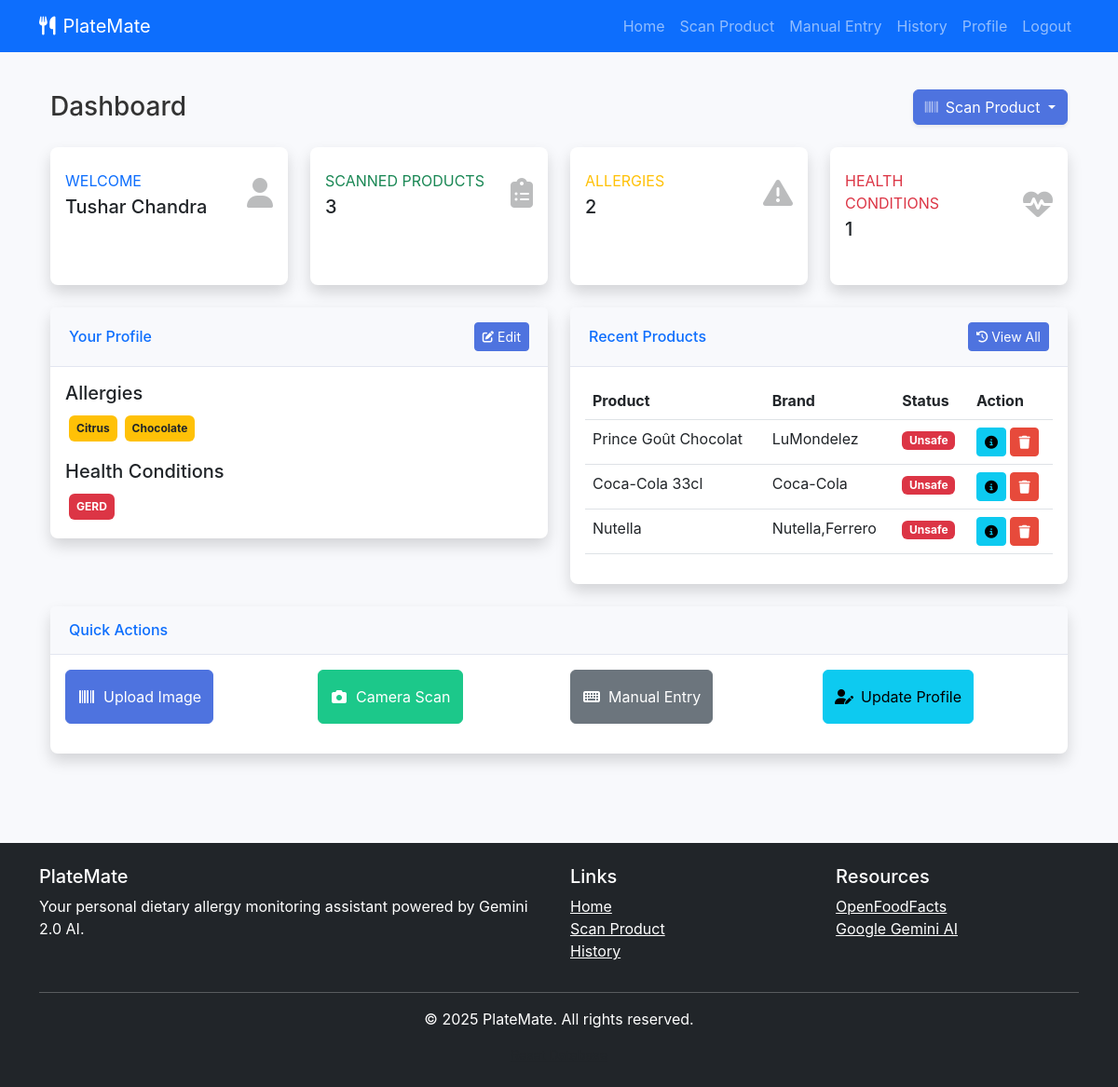
Page / (signed in) on the earlier database version.
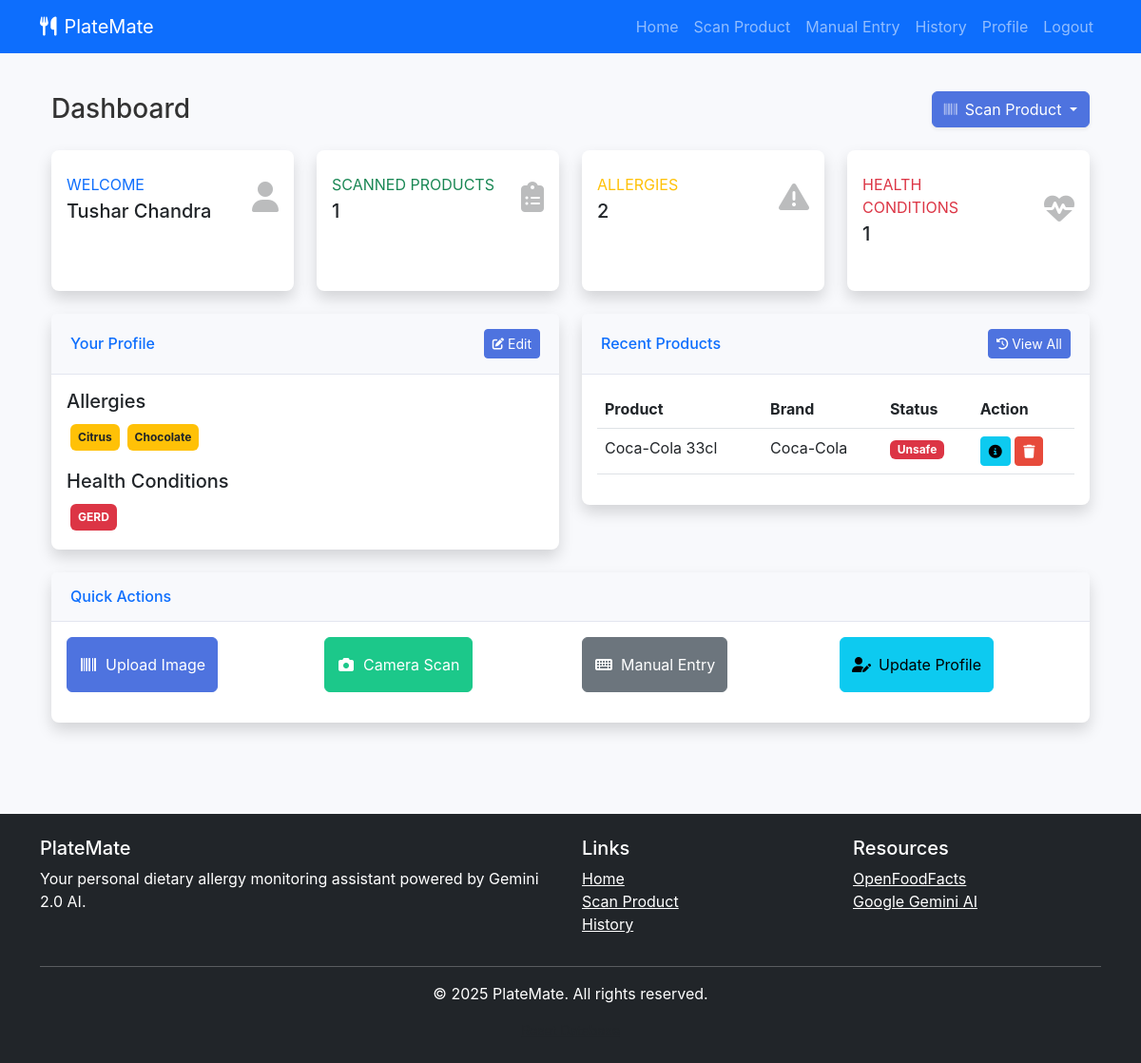
Same page on the later database version.
### app.py (models this page shows)
class User(db.Model):
    id = db.Column(db.Integer, primary_key=True)
    username = db.Column(db.String(120), unique=True, nullable=False)
    name = db.Column(db.String(120), nullable=False)
    mobile = db.Column(db.String(20), unique=True, nullable=False)
    age = db.Column(db.Integer, nullable=False)
    allergies = db.Column(db.String(255), default="")
    health_conditions = db.Column(db.String(255), default="")
    saved_products = db.relationship('SavedProduct', backref='user', lazy=True)

class SavedProduct(db.Model):
    id = db.Column(db.Integer, primary_key=True)
    barcode = db.Column(db.String(50), nullable=False)
    title = db.Column(db.String(200), nullable=False)
    brand = db.Column(db.String(100))
    category = db.Column(db.String(100))
    is_safe = db.Column(db.Boolean, default=True)
    user_id = db.Column(db.Integer, db.ForeignKey('user.id'), nullable=False)
    date_added = db.Column(db.DateTime, default=db.func.current_timestamp())

### app.py (the view)
@app.route('/')
def home():
    if 'user_id' in session:
        user = User.query.get(session['user_id'])
        if not user:
            session.clear()
            flash("User not found. Please log in again.", "danger")
            return redirect(url_for('login'))
        recent_products = SavedProduct.query.filter_by(user_id=user.id).order_by(SavedProduct.date_added.desc()).limit(5).all()
        return render_template('dashboard.html', user=user, recent_products=recent_products)
    return render_template('index.html')

### templates/dashboard.html (shortened to what this page needs)
{% extends 'base.html' %}
{% block content %}
<div class="container">
    <div class="d-sm-flex align-items-center justify-content-between mb-4">
        <h1 class="h3 mb-0 text-gray-800">Dashboard</h1>
        <div class="dropdown">
            <button class="btn btn-primary dropdown-toggle shadow-sm" type="button" id="scanDropdown" data-bs-toggle="dropdown" aria-expanded="false">
                <i class="fas fa-barcode fa-sm text-white-50 me-2"></i>Scan Product
            </button>
        </div>
    </div>
    <div class="row">
        <div class="col-xl-3 col-md-6 mb-4">
            <div class="card border-0 shadow h-100 py-2 stat-card stat-primary">
                <div class="card-body">
                    <div class="row no-gutters align-items-center">
                        <div class="col mr-2">
                            <div class="text-xs font-weight-bold text-primary text-uppercase mb-1">
                                Welcome
                            </div>
                            <div class="h5 mb-0 font-weight-bold text-gray-800">{{ user.name }}</div>
                        </div>
                        <div class="col-auto">
                            <i class="fas fa-user fa-2x text-gray-300 stat-icon"></i>
                        </div>
                    </div>
                </div>
            </div>
        </div>
        <div class="col-xl-3 col-md-6 mb-4">
            <div class="card border-0 shadow h-100 py-2 stat-card stat-success">
                <div class="card-body">
                    <div class="row no-gutters align-items-center">
                        <div class="col mr-2">
                            <div class="text-xs font-weight-bold text-success text-uppercase mb-1">
                                Scanned Products
                            </div>
                            <div class="h5 mb-0 font-weight-bold text-gray-800">{{ user.saved_products|length }}</div>
                        </div>
                        <div class="col-auto">
                            <i class="fas fa-clipboard-list fa-2x text-gray-300 stat-icon"></i>
                        </div>
                    </div>
                </div>
            </div>
        </div>
        <div class="col-xl-3 col-md-6 mb-4">
            <div class="card border-0 shadow h-100 py-2 stat-card stat-warning">
                <div class="card-body">
                    <div class="row no-gutters align-items-center">
                        <div class="col mr-2">
                            <div class="text-xs font-weight-bold text-warning text-uppercase mb-1">
                                Allergies
                            </div>
                            <div class="h5 mb-0 font-weight-bold text-gray-800">
                                {{ user.allergies.split(',')|length if user.allergies else 0 }}
                            </div>
                        </div>
                        <div class="col-auto">
                            <i class="fas fa-exclamation-triangle fa-2x text-gray-300 stat-icon"></i>
                        </div>
                    </div>
                </div>
            </div>
        </div>
        <div class="col-xl-3 col-md-6 mb-4">
            <div class="card border-0 shadow h-100 py-2 stat-card stat-danger">
                <div class="card-body">
                    <div class="row no-gutters align-items-center">
                        <div class="col mr-2">
                            <div class="text-xs font-weight-bold text-danger text-uppercase mb-1">
                                Health Conditions
                            </div>
                            <div class="h5 mb-0 font-weight-bold text-gray-800">
                                {{ user.health_conditions.split(',')|length if user.health_conditions else 0 }}
                            </div>
                        </div>
                        <div class="col-auto">
                            <i class="fas fa-heartbeat fa-2x text-gray-300 stat-icon"></i>
                        </div>
                    </div>
                </div>
            </div>
        </div>
    </div>
    <div class="row">
        <div class="col-lg-6">
            <div class="card shadow mb-4">
                <div class="card-header py-3 d-flex flex-row align-items-center justify-content-between">
                    <h6 class="m-0 font-weight-bold text-primary">Your Profile</h6>
                    <a href="{{ url_for('profile') }}" class="btn btn-sm btn-primary">
                         Edit
                    </a>
                </div>
                <div class="card-body">
                    <div class="mb-3">
                        <h5>Allergies</h5>
                        {% if user.allergies %}
                            <div class="d-flex flex-wrap">
                                {% for allergy in user.allergies.split(',') %}
                                    <span class="badge bg-warning text-dark m-1 p-2">{{ allergy.strip() }}</span>
                                {% endfor %}
                            </div>
                        {% else %}
                            <p class="text-muted">No allergies specified</p>
                        {% endif %}
                    </div>
                    <div>
                        <h5>Health Conditions</h5>
                        {% if user.health_conditions %}
                            <div class="d-flex flex-wrap">
                                {% for condition in user.health_conditions.split(',') %}
                                    <span class="badge bg-danger text-white m-1 p-2">{{ condition.strip() }}</span>
                                {% endfor %}
                            </div>
                        {% else %}
                            <p class="text-muted">No health conditions specified</p>
                        {% endif %}
                    </div>
                </div>
            </div>
        </div>
        <div class="col-lg-6">
            <div class="card shadow mb-4">
                <div class="card-header py-3 d-flex flex-row align-items-center justify-content-between">
                    <h6 class="m-0 font-weight-bold text-primary">Recent Products</h6>
                    <a href="{{ url_for('product_history') }}" class="btn btn-sm btn-primary">
                         View All
                    </a>
                </div>
                <div class="card-body">
                    {% if recent_products %}
                        <div class="table-responsive">
                            <table class="table table-hover">
                                <thead>
                                    <tr>
                                        <th>Product</th>
                                        <th>Brand</th>
                                        <th>Status</th>
                                        <th>Action</th>
                                    </tr>
                                </thead>
                                <tbody>
                                    {% for product in recent_products %}
                                        <tr>
                                            <td>{{ product.title }}</td>
                                            <td>{{ product.brand }}</td>
                                            <td>
                                                {% if product.is_safe %}
                                                    <span class="badge bg-success">Safe</span>
                                                {% else %}
                                                    <span class="badge bg-danger">Unsafe</span>
                                                {% endif %}
                                            </td>
                                            <td>
                                                <a href="{{ url_for('product_details', barcode=product.barcode) }}" class="btn btn-sm btn-info">
                                                    <i class="fas fa-info-circle"></i>
                                                </a>
                                                <form action="{{ url_for('delete_product', product_id=product.id) }}" method="POST" class="d-inline" onsubmit="return confirm('Are you sure you want to delete this product from your history?');">
                                                    <button type="submit" class="btn btn-sm btn-danger">
                                                        <i class="fas fa-trash"></i>
                                                    </button>
                                                </form>
                                            </td>
                                        </tr>
                                    {% endfor %}
                                </tbody>
                            </table>
                        </div>
                    {% endif %}
                </div>
            </div>
        </div>
    </div>
    <div class="row">
        <div class="col-12">
            <div class="card shadow mb-4">
                <div class="card-header py-3">
                    <h6 class="m-0 font-weight-bold text-primary">Quick Actions</h6>
                </div>
                <div class="card-body">
                    <div class="row">
                        <div class="col-md-3 mb-3">
                            <a href="{{ url_for('scan_barcode') }}" class="btn btn-primary btn-block py-3">
                                <i class="fas fa-barcode fa-fw me-2"></i>Upload Image
                            </a>
                        </div>
                        <div class="col-md-3 mb-3">
                            <a href="{{ url_for('scan_camera') }}" class="btn btn-success btn-block py-3">
                                <i class="fas fa-camera fa-fw me-2"></i>Camera Scan
                            </a>
                        </div>
                        <div class="col-md-3 mb-3">
                            <a href="{{ url_for('manual_entry') }}" class="btn btn-secondary btn-block py-3">
                                <i class="fas fa-keyboard fa-fw me-2"></i>Manual Entry
                            </a>
                        </div>
                        <div class="col-md-3 mb-3">
                            <a href="{{ url_for('profile') }}" class="btn btn-info btn-block py-3">
                                <i class="fas fa-user-edit fa-fw me-2"></i>Update Profile
                            </a>
                        </div>
                    </div>
                </div>
            </div>
        </div>
    </div>
</div>
{% endblock %}

### templates/base.html (shortened to what this page needs)
<!DOCTYPE html>
<html lang="en">
<head>
    <link href="https://cdn.jsdelivr.net/npm/bootstrap@5.3.0/dist/css/bootstrap.min.css" rel="stylesheet">
    <link rel="stylesheet" href="https://cdnjs.cloudflare.com/ajax/libs/font-awesome/6.4.0/css/all.min.css">
    <link rel="stylesheet" href="{{ url_for('static', filename='css/style.css') }}">
</head>
<body>
    <nav class="navbar navbar-expand-lg navbar-dark bg-primary">
        <div class="container">
            <a class="navbar-brand" href="{{ url_for('home') }}">
                <i class="fas fa-utensils me-2"></i>PlateMate
            </a>
            <div class="collapse navbar-collapse" id="navbarNav">
                <ul class="navbar-nav ms-auto">
                    <li class="nav-item">
                        <a class="nav-link" href="{{ url_for('home') }}">Home</a>
                    </li>
                    {% if 'user_id' in session %}
                        <li class="nav-item">
                            <a class="nav-link" href="{{ url_for('scan_barcode') }}">Scan Product</a>
                        </li>
                        <li class="nav-item">
                            <a class="nav-link" href="{{ url_for('manual_entry') }}">Manual Entry</a>
                        </li>
                        <li class="nav-item">
                            <a class="nav-link" href="{{ url_for('product_history') }}">History</a>
                        </li>
                        <li class="nav-item">
                            <a class="nav-link" href="{{ url_for('profile') }}">Profile</a>
                        </li>
                        <li class="nav-item">
                            <a class="nav-link" href="{{ url_for('logout') }}">Logout</a>
                        </li>
                    {% endif %}
                </ul>
            </div>
        </div>
    </nav>
    <main class="container py-4">
        {% block content %}{% endblock %}
    </main>
    <footer class="bg-dark text-white py-4 mt-5">
        <div class="container">
            <div class="row">
                <div class="col-md-6">
                    <h5>PlateMate</h5>
                    <p>Your personal dietary allergy monitoring assistant powered by Gemini 2.0 AI.</p>
                </div>
                <div class="col-md-3">
                    <h5>Links</h5>
                    <ul class="list-unstyled">
                        <li><a href="{{ url_for('home') }}" class="text-white">Home</a></li>
                        {% if 'user_id' in session %}
                            <li><a href="{{ url_for('scan_barcode') }}" class="text-white">Scan Product</a></li>
                            <li><a href="{{ url_for('product_history') }}" class="text-white">History</a></li>
                        {% else %}
                            <li><a href="{{ url_for('login') }}" class="text-white">Login</a></li>
                            <li><a href="{{ url_for('register') }}" class="text-white">Register</a></li>
                        {% endif %}
                    </ul>
                </div>
                <div class="col-md-3">
                    <h5>Resources</h5>
                    <ul class="list-unstyled">
                        <li><a href="https://world.openfoodfacts.org/" class="text-white" target="_blank">OpenFoodFacts</a></li>
                        <li><a href="https://ai.google.dev/" class="text-white" target="_blank">Google Gemini AI</a></li>
                    </ul>
                </div>
            </div>
            <hr>
            <div class="text-center">
                <p>&copy; {{ now.year }} PlateMate. All rights reserved.</p>
                <div class="mt-2 small">
                    <a href="{{ url_for('reset_database') }}" class="text-muted">Reset Database</a>
                </div>
            </div>
        </div>
    </footer>
</body>
</html>

Differences in the rows shown:
removed SavedProduct: title "Prince Goût Chocolat", brand "LuMondelez", is_safe "Unsafe"
removed SavedProduct: title "Nutella", brand "Nutella,Ferrero", is_safe "Unsafe"
Other differences:
{{ user.saved_products|length }}: "3" → "1"
